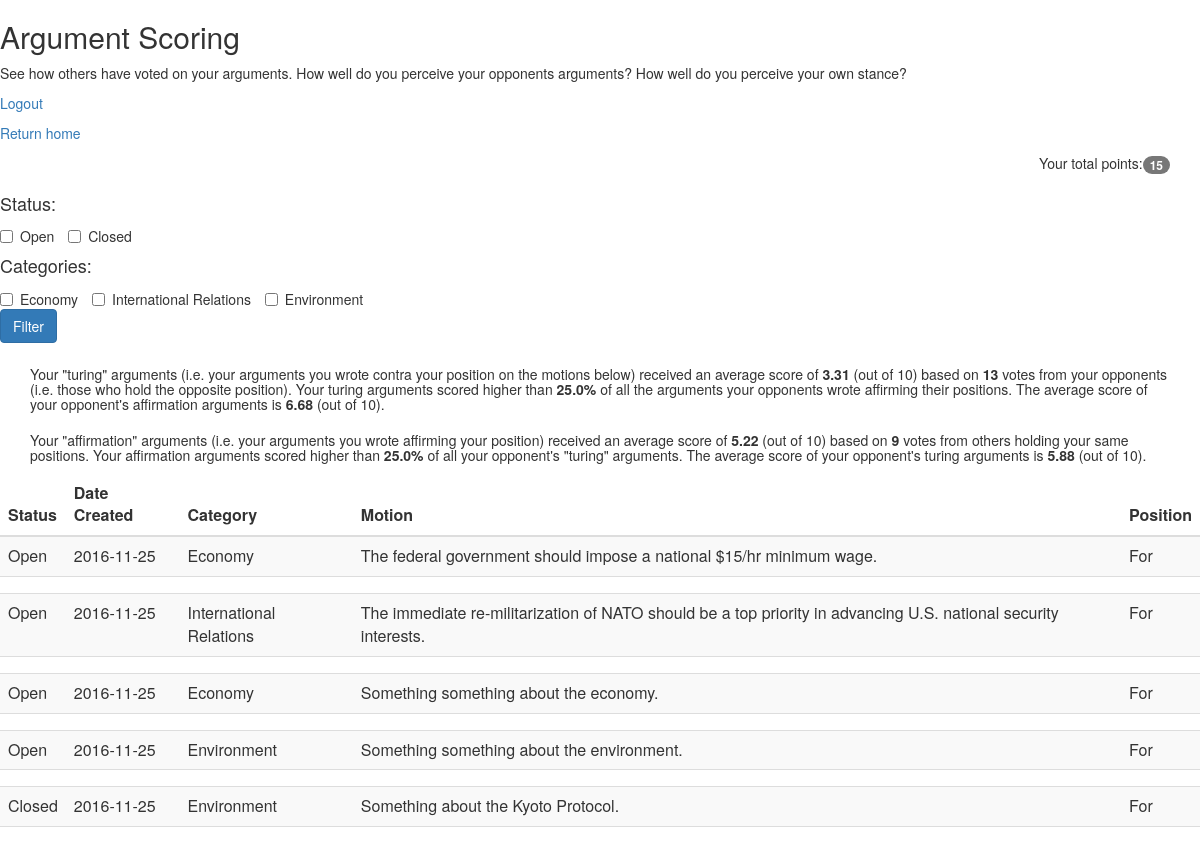
/scoring (signed in), run on the app's committed database.
### models.py (models this page shows, shortened)
class Topic(db.Model):
    __tablename__ = "topics"
    id = db.Column(db.Integer, primary_key=True)
    category = db.Column(db.String, nullable=False)
    topic = db.Column(db.String, nullable=False)
    author_id = db.Column(db.Integer, ForeignKey('users.id'))
    created_date = db.Column(db.Date, default=datetime.date.today)
    status = db.Column(db.Boolean, nullable=False)
    def return_status(self):
        if self.status == True:
            return "Open"
        else:
            return "Closed"

### app.py (the view)
@app.route('/scoring', methods=['GET'])
@login_required
def scoring():
    user_motions = Motion.query.filter_by(user_id = session['user_id']).all()
    user_topic_ids = [motion.topic_id for motion in user_motions]
    categories = db.session.query(Topic.category).distinct().filter(Topic.id.in_(user_topic_ids)).all()
    filtered_categories = [str(request.args.get(i[0])) for i in categories if request.args.get(i[0]) != None]
    if len(categories) != len(filtered_categories) and len(filtered_categories) > 0:
        topic_ids = db.session.query(Topic.id).filter(Topic.category.in_(filtered_categories)).all()
        topic_ids = [i[0] for i in topic_ids]
        user_motions = [motion for motion in user_motions if motion.topic_id in topic_ids]
    if request.args.get('open_filter') is not None and request.args.get('closed_filter') == None:
        topic_ids = db.session.query(Topic.id).filter(Topic.status == True).all()
        topic_ids = [i[0] for i in topic_ids]
        user_motions = [motion for motion in user_motions if motion.topic_id in topic_ids]
    if request.args.get('open_filter') == None and request.args.get('closed_filter') is not None:
        topic_ids = db.session.query(Topic.id).filter(Topic.status == False).all()
        topic_ids = [i[0] for i in topic_ids]
        user_motions = [motion for motion in user_motions if motion.topic_id in topic_ids]
    motions = []
    opponent_turing_args_ids = []
    opponent_true_args_ids = []
    user_turing_args_ids = []
    user_true_args_ids = []
    for motion in user_motions:
        arguments = db.session.query(Argument).filter(Argument.motion_id == motion.id).all()
        topic = db.session.query(Topic).filter(Topic.id == motion.topic_id)
        numbers = []
        opp_user_boolean = not motion.user_procon
        opponent_motions = db.session.query(Motion.id).filter(Motion.topic_id == motion.topic_id, Motion.user_procon == opp_user_boolean).all()
        opponent_motions = [mot[0] for mot in opponent_motions]
        opponent_arg_ids = db.session.query(Argument).filter(Argument.motion_id.in_(opponent_motions)).all()
        user_turing_arg_ind = True
        for arg in arguments:
            if motion.user_procon == arg.procon:
                user_turing_arg_ind = False
                user_true_args_ids.append(arg.id)
                for opp_arg in opponent_arg_ids:
                    if opp_arg.procon == arg.procon:
                        opponent_turing_args_ids.append(opp_arg.id)
                    else:
                        opponent_true_args_ids.append(opp_arg.id)
            else:
                user_turing_args_ids.append(arg.id)
            arg_votes = db.session.query(func.count(Vote.id)).filter(Vote.argument_id == arg.id)[0][0]
            arg_score = round(db.session.query(func.avg(Vote.value)).filter(Vote.argument_id == arg.id).all()[0][0], 2) if arg_votes > 0 else 0
            motion_ids = db.session.query(Motion.id).filter(Motion.topic_id == topic[0].id, Motion.user_procon != motion.user_procon).all()
            motion_ids = [mot[0] for mot in motion_ids]
            argument_ids = db.session.query(Argument.id).filter(Argument.motion_id.in_(motion_ids), Argument.procon == arg.procon).all()
            argument_ids = [arg[0] for arg in argument_ids]
            opp_votes = db.session.query(func.count(Vote.id)).filter(Vote.argument_id.in_(argument_ids))[0][0]
            opp_avg_score = round(db.session.query(func.avg(Vote.value)).filter(Vote.argument_id.in_(argument_ids)).all()[0][0], 2) if opp_votes > 0 else 0
            numbers.append(opp_votes)
            numbers.append(opp_avg_score)
            numbers.append(arg_votes)
            numbers.append(arg_score)
        motions.append([topic, arguments, numbers, motion.user_procon])
    user_turing_votes = db.session.query(func.count(Vote.id)).filter(Vote.argument_id.in_(user_turing_args_ids))[0][0]
    user_turing_avg = db.session.query(func.avg(Vote.value)).filter(Vote.argument_id.in_(user_turing_args_ids))
    user_turing_avg = round(user_turing_avg[0][0], 2)
    user_true_votes = db.session.query(func.count(Vote.id)).filter(Vote.argument_id.in_(user_true_args_ids))[0][0]
    user_true_avg = db.session.query(func.avg(Vote.value)).filter(Vote.argument_id.in_(user_true_args_ids))
    user_true_avg = round(user_true_avg[0][0], 2)
    opp_true_arg_votes = db.session.query(Argument.author_id, func.avg(Vote.value)).join(Vote).filter(Argument.id.in_(opponent_true_args_ids)).group_by(Argument.author_id).all()
    opp_true_avg = round(db.session.query(func.avg(Vote.value)).filter(Vote.argument_id.in_(opponent_true_args_ids))[0][0], 2)
    user_turing_percentile = round(((float(len([round(avg[1], 2) for avg in opp_true_arg_votes if round(avg[1], 2) < user_turing_avg])) / len(opp_true_arg_votes))*100), 1)
    opp_turing_arg_votes = db.session.query(Argument.author_id, func.avg(Vote.value)).join(Vote).filter(Argument.id.in_(opponent_turing_args_ids)).group_by(Argument.author_id).all()
    opp_turing_avg = round(db.session.query(func.avg(Vote.value)).filter(Vote.argument_id.in_(opponent_turing_args_ids))[0][0], 2)
    user_true_percentile = round(((float(len([round(avg[1], 2) for avg in opp_turing_arg_votes if round(avg[1], 2) < user_true_avg])) / len(opp_turing_arg_votes))*100), 1)
    summary_statistics = [user_turing_votes, user_turing_avg, opp_true_avg, user_turing_percentile, user_true_votes, user_true_avg, opp_turing_avg, user_true_percentile]
    user_points = get_user_points()
    return render_template('scoring.html', motions = motions, categories = categories, summary_statistics = summary_statistics, user_points = user_points)

### app.py (called while the page is built)
def login_required(f):
    @wraps(f)
    def wrap(*args, **kwargs):
        if 'logged_in' in session:
            return f(*args, **kwargs)
        else:
            flash('You need to login first.')
            return redirect(url_for('login'))
    return wrap

def get_user_points():
    user = User.query.filter_by(id=session['user_id'])
    return int(user[0].points)

### templates/scoring.html (shortened to what this page needs)
<html>
  <head>
    <link href="{{ url_for('static', filename='bootstrap.min.css') }}" rel="stylesheet" media="screen">
    <link rel="stylesheet" href="http://maxcdn.bootstrapcdn.com/bootstrap/3.3.5/css/bootstrap.min.css">
  </head>
<body>
  <h2> Argument Scoring</h2>
  <p>See how others have voted on your arguments. How well do you perceive your opponents arguments? How well do you perceive your own stance?</p>
    <p><a href="/logout">Logout</a></p>
    <p><a href="/">Return home</a></p>
  <div class="container">
    <p align="right">
        Your total points:<span class="badge">{{ user_points }}</span></a><br>
    </p>
  </div>
  <form method="get">
    <h4>Status: </h4>
    <label class="checkbox-inline">
      <input type="checkbox" value="Open" name="open_filter">Open
    </label>
    <label class="checkbox-inline">
      <input type="checkbox" value="Closed" name="closed_filter">Closed
    </label>
    <h4>Categories: </h4>
    {% for cat in categories %}
    <label class="checkbox-inline">
      <input type="checkbox" value="{{ cat[0] }}" name="{{ cat[0] }}">{{ cat[0] }}
    </label>
    {% endfor %}
    <div>
      <button class="btn btn-primary" type="submit">Filter</button>
    </div>
  </form>
  <div class="container">
    <h5>Your "turing" arguments (i.e. your arguments you wrote contra your position on the motions below) received an average score of <b>{{ summary_statistics[1] }}</b>
     (out of 10) based on <b>{{ summary_statistics[0] }}</b> votes from your opponents (i.e. those who hold the opposite position). Your turing arguments scored higher
     than <b>{{ summary_statistics[3] }}%</b> of all the arguments your opponents wrote affirming their positions. The average score of your opponent's affirmation
     arguments is <b>{{ summary_statistics[2] }}</b> (out of 10).</h5>
  </div>
  <div class="container">
    <h5>Your "affirmation" arguments (i.e. your arguments you wrote affirming your position) received an average score of <b>{{ summary_statistics[5] }}</b>
     (out of 10) based on <b>{{ summary_statistics[4] }}</b> votes from others holding your same positions. Your affirmation arguments scored higher
     than <b>{{ summary_statistics[7] }}%</b> of all your opponent's "turing" arguments. The average score of your opponent's turing
     arguments is <b>{{ summary_statistics[6] }}</b> (out of 10).</h5>
  </div>
<table class="table table-striped" id="account-table">
    <thead>
        <tr>
            <th>Status</th>
            <th>Date Created</th>
            <th>Category</th>
            <th>Motion</th>
            <th>Position</th>
        </tr>
    </thead>
    <tbody>
      {% for motion in motions %}
      <tr data-toggle="collapse" data-target="#accordion{{ motion[0][0].id }}" data-parent="accordion-toggle">
        <td>{{ motion[0][0].return_status() }}</td>
        <td>{{ motion[0][0].created_date }}</td>
        <td>{{ motion[0][0].category }}</td>
        <td>{{ motion[0][0].topic }}</td>
        {% if motion[3] == True %}
        <td>For</td>
        {% else %}
        <td>Against</td>
        {% endif %}
      </tr>
      <tr>
        <td colspan="5" class="hiddenRow">
        </td>
      </tr>
      {% endfor %}
    </tbody>
</table>
</body>
</html>

### data on the page
Topic: status "Open", created_date "2016-11-25", category "Economy", topic "The federal government should impose a national $15/hr minimum wage."
Topic: status "Open", created_date "2016-11-25", category "International Relations", topic "The immediate re-militarization of NATO should be a top priority in advancing U.S. national security interests."
Topic: status "Open", created_date "2016-11-25", category "Economy", topic "Something something about the economy."
Topic: status "Open", created_date "2016-11-25", category "Environment", topic "Something something about the environment."
Topic: status "Closed", created_date "2016-11-25", category "Environment", topic "Something about the Kyoto Protocol."

### other printed values
{{ user_points }} "15"
{{ cat[0] }} "Economy" "International Relations" "Environment"
{{ summary_statistics[1] }} "3.31"
{{ summary_statistics[0] }} "13"
{{ summary_statistics[3] }} "25.0"
{{ summary_statistics[2] }} "6.68"
{{ summary_statistics[5] }} "5.22"
{{ summary_statistics[4] }} "9"
{{ summary_statistics[7] }} "25.0"
{{ summary_statistics[6] }} "5.88"
